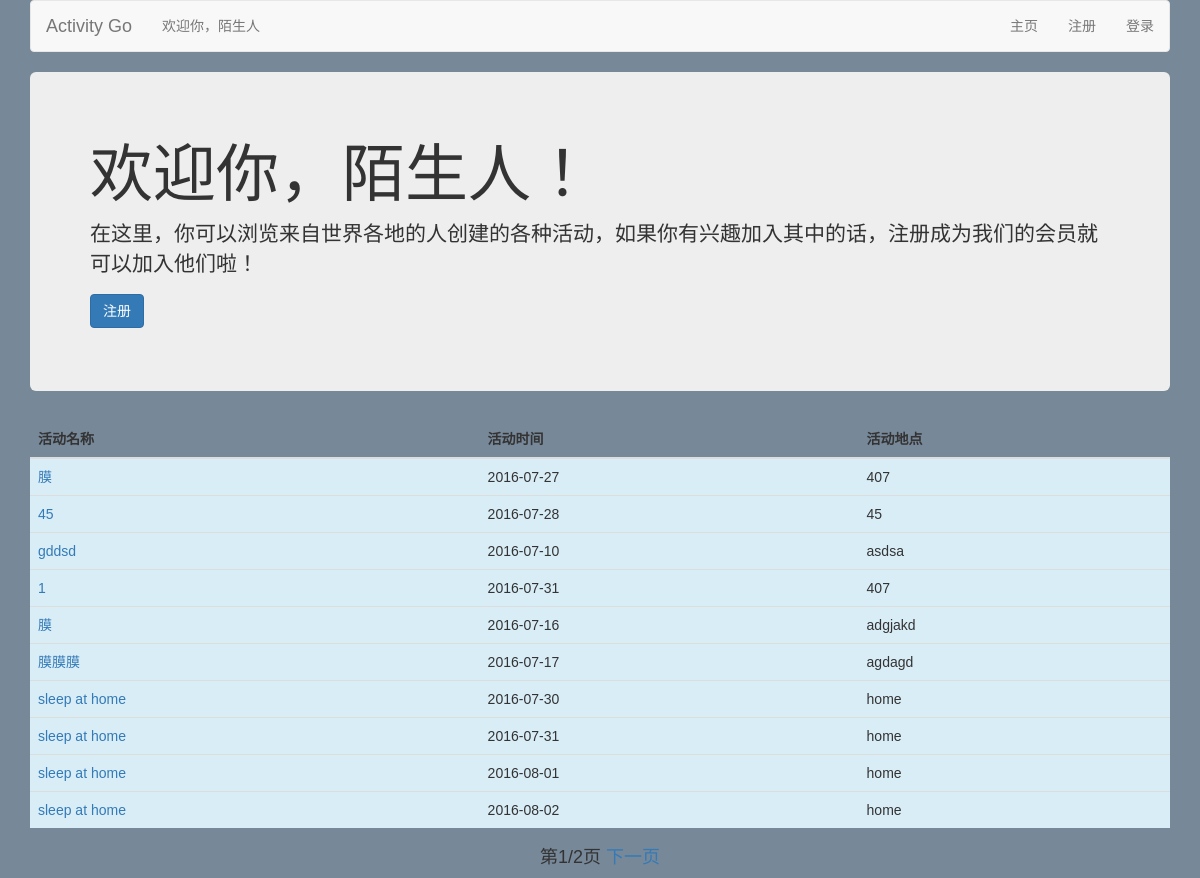
The page / on the database its author committed.
### activity/models.py (models this page shows, shortened)
class Activities(models.Model):
	aname = models.CharField(max_length=50)
	adate = models.CharField(max_length=20)
	alocation = models.CharField(max_length=50)
	adescription = models.CharField(max_length=200)
	aorganiser = models.CharField(max_length=50)
	aparticipants = models.ManyToManyField('User')
	aparticipantnum = models.IntegerField(default=1)
	astatus = models.IntegerField(default=0)

### activity/views.py (the view)
# urls.py: url(r'^$', 'activity.views.indexNoUser'),
def indexNoUser(Req):
	all_activities = Activities.objects.all()
	un = Req.COOKIES.get('username', '')
	ONE_PAGE_OF_DATA = 10
	try:
		curPage = int(Req.GET.get('curPage', '1'))
		allPage = int(Req.GET.get('allPage','1'))
		pageType = str(Req.GET.get('pageType', ''))
	except ValueError:
		curPage = 1
		allPage = 1
		pageType = ''
	if pageType == 'pageDown':
		curPage += 1
	elif pageType == 'pageUp':
		curPage -= 1
	startPos = (curPage - 1) * ONE_PAGE_OF_DATA
	endPos = startPos + ONE_PAGE_OF_DATA
	posts = Activities.objects.all()[startPos:endPos]
	if curPage == 1 and allPage == 1:
		allPostCounts = Activities.objects.filter(astatus__exact = 1).count()
		allPage = math.ceil(allPostCounts / ONE_PAGE_OF_DATA)
	return render_to_response('index_nouser.html', {'username': un, 'all_activities': all_activities, 'posts':posts, 'allPage':allPage, 'curPage':curPage},context_instance=RequestContext(Req))

### activity/templates/index_nouser.html (shortened to what this page needs)
{% extends "base_nouser.html" %}
{% block content %}
<div class="jumbotron">
				<h1>
					欢迎你，陌生人！
				</h1>
				<p>
					在这里，你可以浏览来自世界各地的人创建的各种活动，如果你有兴趣加入其中的话，注册成为我们的会员就可以加入他们啦！
				</p>
				<p>
					 <a class="btn btn-primary btn-large" href="/regist">注册</a>
				</p>
			</div>
			<table class="table table-striped table-hover">
				<thead>
					<tr>
						<th>
							活动名称
						</th>
						<th>
							活动时间
						</th>
						<th>
							活动地点
						</th>
					</tr>
				</thead>
				<tbody>
				{% for post in posts %}
					{% if post.astatus == 1 %}
						<tr class="info">
							<td>
								<a href="{% url 'detail_nouser' id=post.id %}" title="点击查看活动详情">{{post.aname}}</a>
							</td>
							<td>
								{{post.adate}}
							</td>
							<td>
								{{post.alocation}}
							</td>
						</tr>
					{% endif %}
				{% endfor %}
				</tbody>
			</table>
<div class="text-center">
       <h4>
        第{{ curPage }}/{{ allPage }}页
        {% ifnotequal curPage allPage %}
            <a href="?curPage={{ curPage }}&&allPage={{ allPage }}&&pageType=pageDown">
                下一页
            </a>
        {% endifnotequal %}
        </h4>
</div>
{% endblock %}

### activity/static/css/base.css (style rules this page uses)
body { font-family: Microsoft YaHei,'宋体' , Tahoma, Helvetica, Arial, "\5b8b\4f53", sans-serif; background-color: #778899; }

### rows shown on the page
Activities: aname "膜", adate "2016-07-27", alocation "407"
Activities: aname "45", adate "2016-07-28", alocation "45"
Activities: aname "gddsd", adate "2016-07-10", alocation "asdsa"
Activities: aname "1", adate "2016-07-31", alocation "407"
Activities: aname "膜", adate "2016-07-16", alocation "adgjakd"
Activities: aname "膜膜膜", adate "2016-07-17", alocation "agdagd"
Activities: aname "sleep at home", adate "2016-07-30", alocation "home"
Activities: aname "sleep at home", adate "2016-07-31", alocation "home"
Activities: aname "sleep at home", adate "2016-08-01", alocation "home"
Activities: aname "sleep at home", adate "2016-08-02", alocation "home"

### other values the page prints
{{ curPage }} "1"
{{ allPage }} "2"
